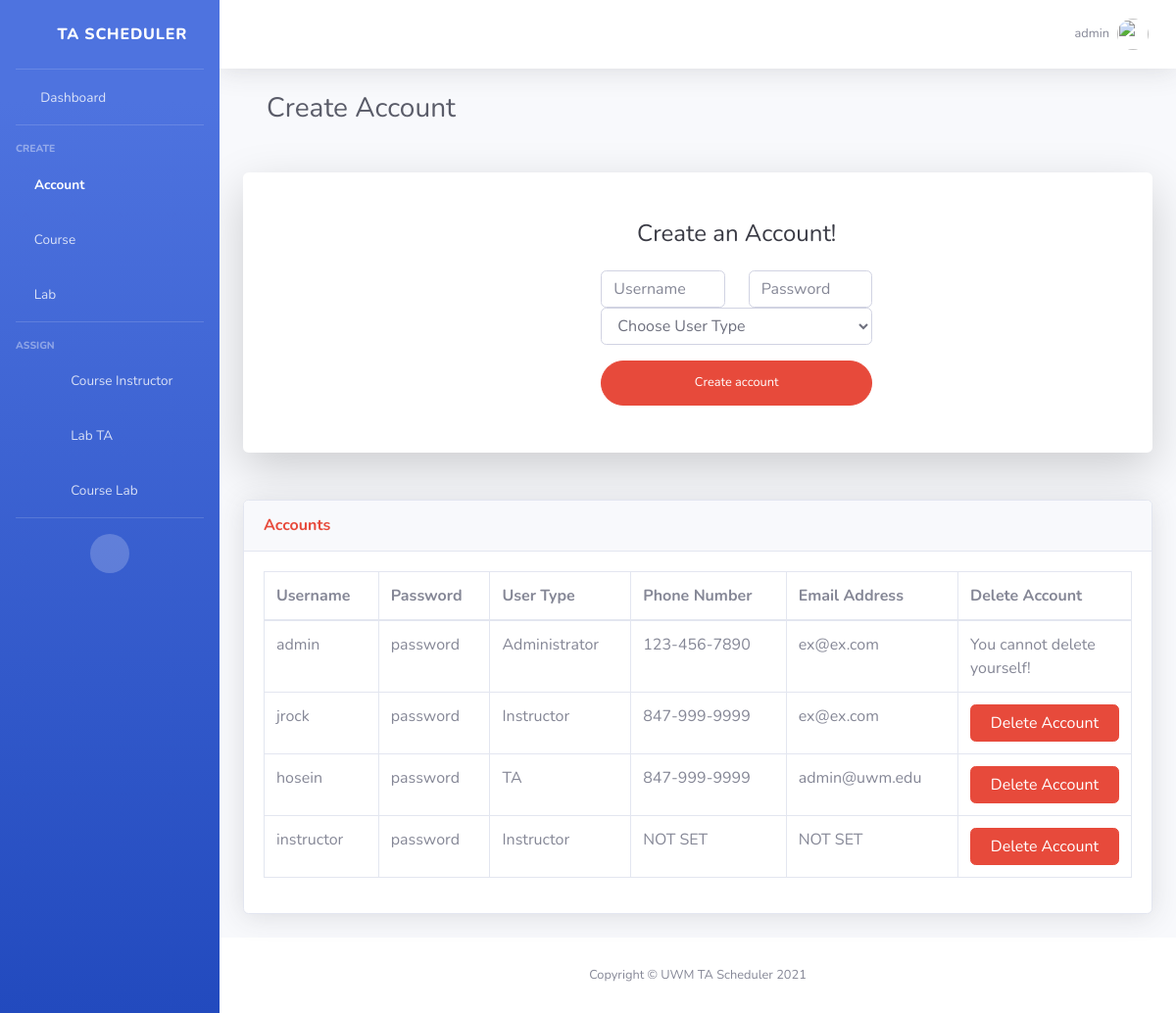
The app's page /create-account/ (signed in) with its own data.
### TA_Scheduler/models.py (models this page shows)
class myAccount(models.Model):
    userName = models.CharField(max_length=40)
    password = models.CharField(max_length=40)
    userType = models.CharField(max_length=40)

class myContact(models.Model):
    userName = models.CharField(max_length=40)
    phoneNumber = models.CharField(max_length=20)
    emailAddress = models.CharField(max_length=40)

### TA_Scheduler/views.py (the view, shortened to what this page needs)
# urls.py: path('create-account/', CreateAccount.as_view()),
class CreateAccount(View):
    def get(self,request):
        userName = request.session["userName"]
        if(verifyLogin.verifyLogin(userName, request) == False):
            return render(request, "logout.html", {})
        account_list = list(myAccount.objects.values_list("userName", "password", "userType"))
        contact_list = list(myContact.objects.values_list("userName", "phoneNumber", "emailAddress"))
        course_list = list(myCourse.objects.values_list("courseNumber", "courseName", "instructorUserName"))
        if(request.session["userType"] == "Administrator"):
            return render(request,"create-account.html",{"course_list":course_list, "account_list":account_list, "userName":userName, "errorMessage":"", "contact_list":contact_list})
        else:
            request.session["error"] = "Unauthorized!"
            return redirect("/home/")

### TA_Scheduler/verifyLogin.py (called while the page is built)
    def verifyLogin(userName, request):
        userFound = list(myAccount.objects.filter(userName=userName))
        if(len(userFound) == 0):
            auth_logout(request)
            return False
        return True

### templates/create-account.html (shortened to what this page needs)
{% load static %}
<!DOCTYPE html>
<html lang="en">
<head>
    <link href="{% static '/vendor/fontawesome-free/css/all.min.css' %}" rel="stylesheet" type="text/css">
    <link href="{% static '/css/sb-admin-2.min.css' %}" rel="stylesheet">
    <link href="{% static '/vendor/datatables/dataTables.bootstrap4.min.css' %}" rel="stylesheet">
</head>
<body id="page-top">
<div id="wrapper">
    <ul class="navbar-nav bg-gradient-primary sidebar sidebar-dark accordion" id="accordionSidebar">
        <a class="sidebar-brand d-flex align-items-center justify-content-center" href="/home">
            <div class="sidebar-brand-icon rotate-n-15">
                <i class="far fa-calendar-alt"></i>
            </div>
            <div class="sidebar-brand-text mx-3">TA Scheduler</div>
        </a>
        <hr class="sidebar-divider my-0">
        <li class="nav-item">
            <a class="nav-link" href="/home">
                <i class="fas fa-fw fa-tachometer-alt"></i>
                <span>Dashboard</span></a>
        </li>
        <hr class="sidebar-divider">
        <div class="sidebar-heading">
            Create
        </div>
        <li class="nav-item active">
            <a class="nav-link" href="/create-account">
                <i class="fas fa-user-circle"></i>
                <span>Account</span></a>
        </li>
        <li class="nav-item">
            <a class="nav-link" href="/create-course">
                <i class="fas fa-book-open"></i>
                <span>Course</span></a>
        </li>
        <li class="nav-item">
            <a class="nav-link" href="/create-lab">
                <i class="fas fa-flask"></i>
                <span>Lab</span></a>
        </li>
        <hr class="sidebar-divider">
        <div class="sidebar-heading">
            Assign
        </div>
        <li class="nav-item">
            <a class="nav-link" href="/assign-course-instructor/">
                <i class="fas fa-user-circle"></i> <i class="fas fa-arrow-right"></i> <i class="fas fa-book-open"></i>
                <span>Course Instructor</span></a>
        </li>
        <li class="nav-item">
            <a class="nav-link" href="/assign-lab-ta/">
                <i class="fas fa-user-circle"></i> <i class="fas fa-arrow-right"></i> <i class="fas fa-flask"></i>
                <span>Lab TA</span></a>
        </li>
        <li class="nav-item">
            <a class="nav-link" href="/assign-course-lab/">
                <i class="fas fa-flask"></i> <i class="fas fa-arrow-right"></i> <i class="fas fa-book-open"></i>
                <span>Course Lab</span></a>
        </li>
        <hr class="sidebar-divider d-none d-md-block">
        <div class="text-center d-none d-md-inline">
            <button class="rounded-circle border-0" id="sidebarToggle"></button>
        </div>
    </ul>
    <div id="content-wrapper" class="d-flex flex-column">
        <div id="content">
            <nav class="navbar navbar-expand navbar-light bg-white topbar mb-4 static-top shadow">
                <ul class="navbar-nav ml-auto">
                    <li class="nav-item dropdown no-arrow">
                        <a class="nav-link dropdown-toggle" href="#" id="userDropdown" role="button"
                           data-toggle="dropdown" aria-haspopup="true" aria-expanded="false">
                            <span class="mr-2 d-none d-lg-inline text-gray-600 small">{{ userName }}</span>
                            <img class="img-profile rounded-circle"
                                 src="{% static '/img/undraw_profile.svg' %}">
                        </a>
                    </li>
                </ul>
            </nav>
            <div class="container-fluid">
                <div class="container-fluid">
                    <h1 class="h3 mb-4 text-gray-800">Create Account</h1>
                </div>
                <div class="card o-hidden border-0 shadow-lg my-5">
                    <div class="card-body p-0">
                        <div class="row">
                            <div class="col-lg-4 d-none d-lg-block bg-register-image"></div>
                            <div class="col-lg-5">
                                <div class="p-5">
                                    <div class="text-center">
                                        <h1 class="h4 text-gray-900 mb-4">Create an Account!</h1>
                                    </div>
                                    <form class="user" action="/create-account/" method="post">
                                        <div class="form-group row">
                                            <div class="col-sm-6  mb-3 mb-sm-0">
                                                <input required="true" type="text" class="form-control" name="userName"
                                                       placeholder="Username">
                                            </div>
                                            <div class="col-sm-6">
                                                <input required="true" data-toggle="password" name="password"
                                                       class="form-control"
                                                       type="password" placeholder="Password">
                                            </div>
                                            <div class="col-sm-12">
                                                <select class="form-control" name="userType">
                                                    <option value="Choose User Type">Choose User Type</option>
                                                </select>
                                            </div>
                                        </div>
                                        <button type="submit" class="btn btn-danger btn-user btn-block">Create account
                                        </button>
                                    </form>
                                </div>
                            </div>
                        </div>
                    </div>
                </div>
                <div class="card shadow mb-4">
                    <div class="card-header py-3">
                        <h6 class="m-0 font-weight-bold text-danger">Accounts</h6>
                    </div>
                    <div class="card-body">
                        <div class="table-responsive">
                            <table class="table table-bordered" id="accountData" width="100%" cellspacing="0">
                                <thead>
                                <tr>
                                    <th>Username</th>
                                    <th>Password</th>
                                    <th>User Type</th>
                                    <th>Phone Number</th>
                                    <th>Email Address</th>
                                    <th style="width: 20%;">Delete Account</th>
                                </tr>
                                </thead>
                                <tbody>
                                {% for i in account_list %}
                                    <tr>
                                        <td>{{ i.0 }}</td>
                                        <td>{{ i.1 }}</td>
                                        <td>{{ i.2 }}</td>
                                        {% for j in contact_list %}
                                            {% if i.0 == j.0 %}
                                                <td>{{ j.1 }}</td>
                                                <td>{{ j.2 }}</td>
                                            {% endif %}
                                        {% endfor %}
                                        <td>
                                            {% if i.0 != userName %}
                                                <form action="/delete-account/" method="post">{% csrf_token %}
                                                    <button type="submit"
                                                            class="btn btn-danger btn-user btn-block"
                                                            name="deleteAccount" value="{{ i.0 }}">Delete
                                                        Account
                                                    </button>
                                                           value="/create-account/"></form>
                                                {% else %}
                                                You cannot delete yourself!
                                            {% endif %}
                                        </td>
                                    </tr>
                                {% endfor %}
                                </tbody>
                            </table>
                        </div>
                    </div>
                </div>
            </div>
        </div>
        <footer class="sticky-footer bg-white">
            <div class="container my-auto">
                <div class="copyright text-center my-auto">
                    <span>Copyright &copy; UWM TA Scheduler 2021</span>
                </div>
            </div>
        </footer>
    </div>
</div>
</body>
</html>

### records on screen
myAccount: userName "admin", password "password", userType "Administrator", shows "You cannot delete yourself!"
myContact: phoneNumber "123-456-7890", emailAddress "ex@ex.com"
myContact: phoneNumber "847-999-9999", emailAddress "ex@ex.com"
myContact: phoneNumber "847-999-9999", emailAddress "admin@uwm.edu"
myContact: j "NOT SET"

### other values on screen
{{ userName }} "admin"
{{ i.0 }} "jrock" "hosein" "instructor"
{{ i.1 }} "password" "password" "password"
{{ i.2 }} "Instructor" "TA" "Instructor"
